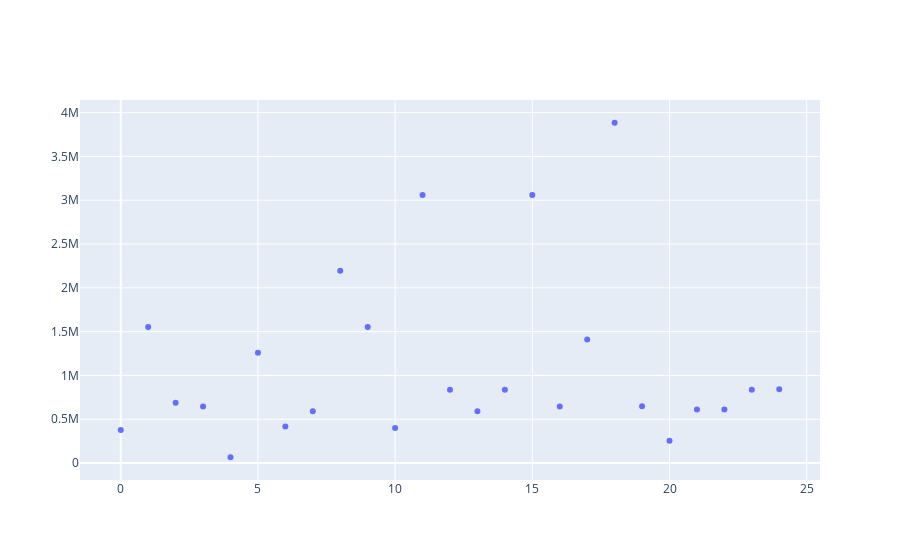

Notebook code for this chart:
### Code cell
population_fig = go.Figure(data=go.Scatter(y=df_players_city_analysis_2019["population"], mode='markers'))
population_fig.show()

### Figure 1 — Plotly figure (JSON) as saved in the notebook; plotly's stock layout.template omitted (floating-point values rounded to 4 significant figures)
{"data": [{"mode": "markers", "type": "scatter", "y": [378715, 1553165, 688701, 646449, 66318, 1257676, 417650, 590952, 2195914, 1553165, 400070, 3060000, 837442, 590952, 837442, 3060000, 645966, 1409019, 3884307, 649495, 255483, 610613, 610613, 837442, 843393]}], "layout": {"autosize": true, "xaxis": {"autorange": true, "range": [-1.48, 25.48]}, "yaxis": {"autorange": true, "range": [-248800.0, 4199000.0], "type": "linear"}}}
